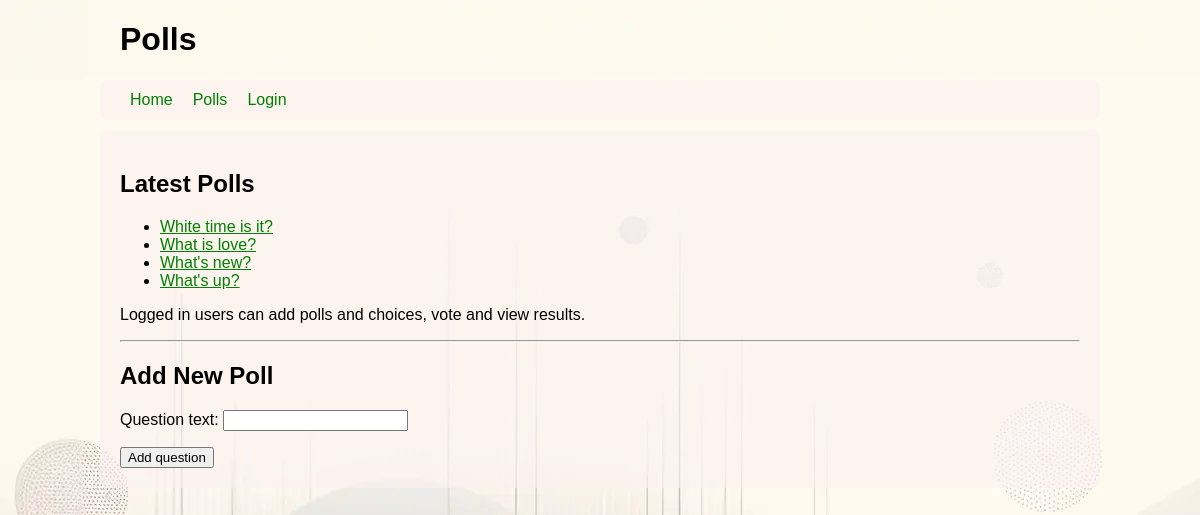
Screenshot of /polls/ with the database file from the repository.
### polls/models.py (models this page shows, shortened)
class Question(models.Model):
    question_text = models.CharField(max_length=200)
    pub_date = models.DateTimeField("date published")

### polls/views.py (the view, shortened to what this page needs)
# urls.py: path("", views.IndexView.as_view(), name="index"),
class IndexView(generic.ListView):
    template_name = "polls/index.html"
    context_object_name = "latest_question_list"
    def get_queryset(self):
        return (Question.objects.filter(pub_date__lte=timezone.now())
                .order_by("-pub_date")[:5])
    def get_context_data(self, **kwargs):
        context = super().get_context_data(**kwargs)
        context['form'] = QuestionForm()
        return context

### polls/forms.py
class QuestionForm(forms.ModelForm):
    class Meta:
        model = Question
        fields = ['question_text']

### polls/templates/polls/index.html (shortened to what this page needs)
{% extends "polls/base.html" %}
{% block content %}
    <h2>Latest Polls</h2>
    {% if latest_question_list %}
        <ul>
        {% for question in latest_question_list %}
            <li><a href="{% url 'polls:detail' question.id %}">{{ question.question_text }}</a></li>
        {% endfor %}
        </ul>
    {% else %}
        <p>No polls are available.</p>
    {% endif %}
    <p> Logged in users can add polls and choices, vote and view results.</p>
    <hr>
    <h2> Add New Poll</h2>
    <form method="post">
        {{ form.as_p }}
        <button type="submit">Add question</button>
    </form>
{% endblock %}

### polls/static/polls/style.css (style rules this page uses)
a { color: green; }
body { font-family: Arial, sans-serif; margin: 0; padding: 0; background: white url("images/background.webp") no-repeat; }

### rows the page displays
Question: question_text "White time is it?"
Question: question_text "What is love?"
Question: question_text "What's new?"
Question: question_text "What's up?"
